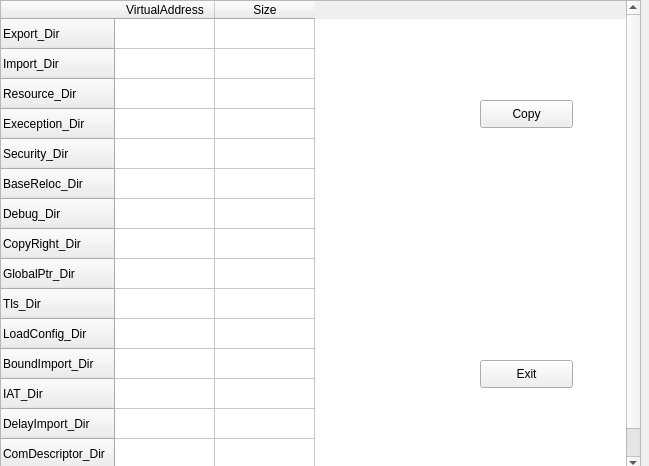
<?xml version="1.0" encoding="UTF-8"?>
<ui version="4.0">
 <class>DataDirectoryWindow</class>
 <widget class="QMainWindow" name="DataDirectoryWindow">
  <property name="geometry">
   <rect>
    <x>0</x>
    <y>0</y>
    <width>649</width>
    <height>466</height>
   </rect>
  </property>
  <property name="windowTitle">
   <string>DATA_DIRECTRY</string>
  </property>
  <widget class="QWidget" name="centralwidget">
   <widget class="QTableWidget" name="tableWidget">
    <property name="geometry">
     <rect>
      <x>0</x>
      <y>0</y>
      <width>641</width>
      <height>471</height>
     </rect>
    </property>
    <row>
     <property name="text">
      <string>Export_Dir</string>
     </property>
    </row>
    <row>
     <property name="text">
      <string>Import_Dir</string>
     </property>
    </row>
    <row>
     <property name="text">
      <string>Resource_Dir</string>
     </property>
    </row>
    <row>
     <property name="text">
      <string>Exeception_Dir</string>
     </property>
    </row>
    <row>
     <property name="text">
      <string>Security_Dir</string>
     </property>
    </row>
    <row>
     <property name="text">
      <string>BaseReloc_Dir</string>
     </property>
    </row>
    <row>
     <property name="text">
      <string>Debug_Dir</string>
     </property>
    </row>
    <row>
     <property name="text">
      <string>CopyRight_Dir</string>
     </property>
    </row>
    <row>
     <property name="text">
      <string>GlobalPtr_Dir</string>
     </property>
    </row>
    <row>
     <property name="text">
      <string>Tls_Dir</string>
     </property>
    </row>
    <row>
     <property name="text">
      <string>LoadConfig_Dir</string>
     </property>
    </row>
    <row>
     <property name="text">
      <string>BoundImport_Dir</string>
     </property>
    </row>
    <row>
     <property name="text">
      <string>IAT_Dir</string>
     </property>
    </row>
    <row>
     <property name="text">
      <string>DelayImport_Dir</string>
     </property>
    </row>
    <row>
     <property name="text">
      <string>ComDescriptor_Dir</string>
     </property>
    </row>
    <row>
     <property name="text">
      <string>Reserved_Dir</string>
     </property>
    </row>
    <column>
     <property name="text">
      <string>VirtualAddress</string>
     </property>
    </column>
    <column>
     <property name="text">
      <string>Size</string>
     </property>
    </column>
    <item row="0" column="0">
     <property name="text">
      <string> </string>
     </property>
    </item>
    <item row="0" column="1">
     <property name="text">
      <string> </string>
     </property>
    </item>
    <item row="1" column="0">
     <property name="text">
      <string> </string>
     </property>
    </item>
    <item row="1" column="1">
     <property name="text">
      <string> </string>
     </property>
    </item>
    <item row="2" column="0">
     <property name="text">
      <string> </string>
     </property>
    </item>
    <item row="2" column="1">
     <property name="text">
      <string> </string>
     </property>
    </item>
    <item row="3" column="0">
     <property name="text">
      <string> </string>
     </property>
    </item>
    <item row="3" column="1">
     <property name="text">
      <string> </string>
     </property>
    </item>
    <item row="4" column="0">
     <property name="text">
      <string> </string>
     </property>
    </item>
    <item row="4" column="1">
     <property name="text">
      <string> </string>
     </property>
    </item>
    <item row="5" column="0">
     <property name="text">
      <string> </string>
     </property>
    </item>
    <item row="5" column="1">
     <property name="text">
      <string> </string>
     </property>
    </item>
    <item row="6" column="0">
     <property name="text">
      <string> </string>
     </property>
    </item>
    <item row="6" column="1">
     <property name="text">
      <string> </string>
     </property>
    </item>
    <item row="7" column="0">
     <property name="text">
      <string> </string>
     </property>
    </item>
    <item row="7" column="1">
     <property name="text">
      <string> </string>
     </property>
    </item>
    <item row="8" column="0">
     <property name="text">
      <string> </string>
     </property>
    </item>
    <item row="8" column="1">
     <property name="text">
      <string> </string>
     </property>
    </item>
    <item row="9" column="0">
     <property name="text">
      <string> </string>
     </property>
    </item>
    <item row="9" column="1">
     <property name="text">
      <string> </string>
     </property>
    </item>
    <item row="10" column="0">
     <property name="text">
      <string> </string>
     </property>
    </item>
    <item row="10" column="1">
     <property name="text">
      <string> </string>
     </property>
    </item>
    <item row="11" column="0">
     <property name="text">
      <string> </string>
     </property>
    </item>
    <item row="11" column="1">
     <property name="text">
      <string> </string>
     </property>
    </item>
    <item row="12" column="0">
     <property name="text">
      <string>  </string>
     </property>
    </item>
    <item row="12" column="1">
     <property name="text">
      <string> </string>
     </property>
    </item>
    <item row="13" column="0">
     <property name="text">
      <string> </string>
     </property>
    </item>
    <item row="13" column="1">
     <property name="text">
      <string> </string>
     </property>
    </item>
    <item row="14" column="0">
     <property name="text">
      <string> </string>
     </property>
    </item>
    <item row="14" column="1">
     <property name="text">
      <string> </string>
     </property>
    </item>
    <item row="15" column="0">
     <property name="text">
      <string> </string>
     </property>
    </item>
    <item row="15" column="1">
     <property name="text">
      <string> </string>
     </property>
    </item>
   </widget>
   <widget class="QPushButton" name="CopyButton">
    <property name="geometry">
     <rect>
      <x>480</x>
      <y>100</y>
      <width>93</width>
      <height>28</height>
     </rect>
    </property>
    <property name="text">
     <string>Copy</string>
    </property>
   </widget>
   <widget class="QLabel" name="label">
    <property name="geometry">
     <rect>
      <x>480</x>
      <y>140</y>
      <width>141</width>
      <height>101</height>
     </rect>
    </property>
    <property name="text">
     <string/>
    </property>
   </widget>
   <widget class="QPushButton" name="ExitButton">
    <property name="geometry">
     <rect>
      <x>480</x>
      <y>360</y>
      <width>93</width>
      <height>28</height>
     </rect>
    </property>
    <property name="text">
     <string>Exit</string>
    </property>
   </widget>
  </widget>
 </widget>
 <resources/>
 <connections/>
</ui>
